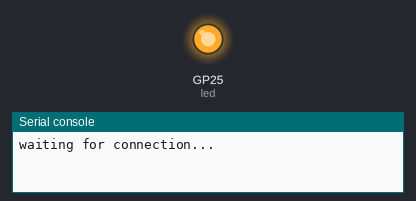
Simulated run of this program. Board: Raspberry Pi Pico running MicroPython. On the bench: output pins drawn as LEDs (lit = HIGH), the last lines printed to the serial console. WiFi joins after 1.5 s; web requests get an empty 200 reply after 0.4 s.

Above: at 0.1 s.
At 1.1 s:
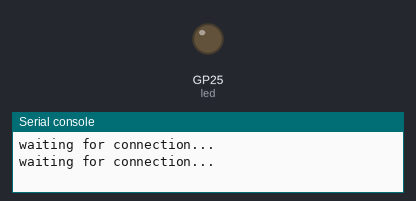
Timing chart, 0 to 2.6 s (numbered marks = the images above):
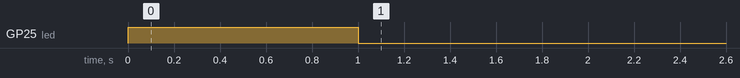

The program:

main.py
```python
import network
from machine import Pin
import time
import socket
import urequests


ssid = "ssid"
password = "password"
url = "https://myapi.com/status"
mac_address = b"\xa8\xa1\x59\xe8\x45\xa1"

led = Pin("LED", Pin.OUT)


def connect_wifi():
    wlan = network.WLAN(network.STA_IF)
    wlan.active(True)
    wlan.connect(ssid, password)

    # Wait for connect or fail
    max_wait = 100

    while max_wait > 0:
        if wlan.status() < 0 or wlan.status() >= 3:
            break
        max_wait -= 1

        print("waiting for connection...")
        led.toggle()
        time.sleep(1)

    # Handle connection error
    if wlan.status() != 3:
        raise RuntimeError("network connection failed")
    else:
        print("connected")

        status = wlan.ifconfig()
        print("ip = " + status[0])


def wakePC():
    # MAC address of the target device
    # Create a magic packet
    magic_packet = b"\xff" * 6 + mac_address * 16

    led.off()

    # Send the magic packet
    sock = socket.socket(socket.AF_INET, socket.SOCK_DGRAM)
    sock.setsockopt(socket.SOL_SOCKET, 0x20, 1)
    sock.sendto(magic_packet, ("255.255.255.255", 9))
    sock.close()

    led.on()

    print("magic packet sent")


def check_api_status():
    try:
        response = urequests.get(url)
        response_text = response.text.strip()
        response.close()

        return response_text.lower() == "true"
    except Exception as e:
        return False


if __name__ == "__main__":
    led.off()

    connect_wifi()

    while True:
        try:
            if check_api_status():
                wakePC()

            time.sleep(2)
        except:
            pass
```
